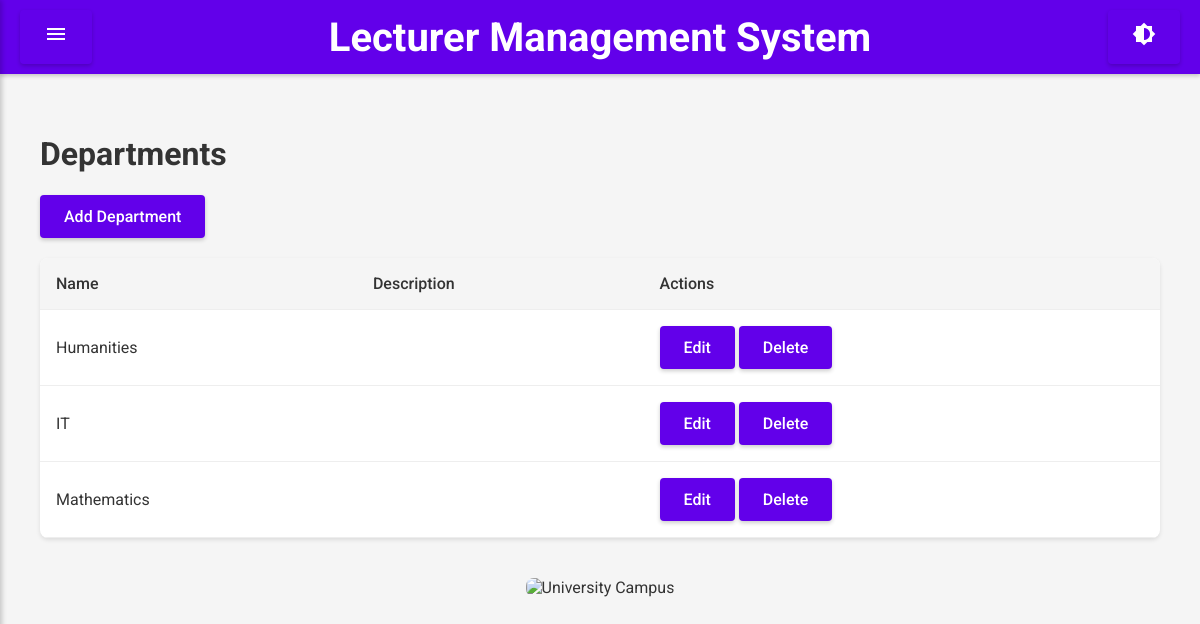
Screenshot of /departments (signed in) with the database file from the repository.
### app.py (models this page shows)
class Department(db.Model):
    id = db.Column(db.Integer, primary_key=True)
    name = db.Column(db.String(150), unique=True, nullable=False)
    description = db.Column(db.Text)
    lecturers = db.relationship('Lecturer', backref='department', lazy=True)
    students = db.relationship('Student', backref='department', lazy=True)
    courses = db.relationship('Course', backref='department', lazy=True)

### app.py (the view)
@app.route('/departments')
@login_required
def departments():
    departments = Department.query.all()
    return render_template('departments.html', departments=departments)

### app.py (called while the page is built)
@login_manager.user_loader
def load_user(user_id):
    return User.query.get(int(user_id))

### templates/departments.html (shortened to what this page needs)
{% extends "base.html" %}
{% block content %}
<h1>Departments</h1>
<a href="{{ url_for('add_department') }}" class="btn">Add Department</a>
<table>
    <thead>
        <tr>
            <th>Name</th>
            <th>Description</th>
            <th>Actions</th>
        </tr>
    </thead>
    <tbody>
        {% for department in departments %}
            <tr>
                <td>{{ department.name }}</td>
                <td>{{ department.description }}</td>
                <td>
                    <a href="#" class="btn">Edit</a>
                    <a href="#" class="btn">Delete</a>
                </td>
            </tr>
        {% endfor %}
    </tbody>
</table>
{% endblock %}

### static/css/style.css (style rules this page uses)
body { font-family: 'Roboto', sans-serif; margin: 0; padding: 0; background-color: #f5f5f5; color: #333; transition: background-color 0.3s, color 0.3s; }
h1, h2 { color: #333; }
button, .btn { background-color: #6200ea; color: white; padding: 12px 24px; border: none; border-radius: 4px; cursor: pointer; text-decoration: none; display: inline-block; font-weight: 500; elevation: 2px; box-shadow: 0 2px 4px rgba(0,0,0,0.2); transition: box-shadow 0.3s; }
table { width: 100%; border-collapse: collapse; margin-top: 20px; background-color: white; border-radius: 8px; overflow: hidden; box-shadow: 0 2px 4px rgba(0,0,0,0.1); }
th, td { padding: 16px; text-align: left; border-bottom: 1px solid #eee; }
th { background-color: #f5f5f5; font-weight: 500; }

### rows the page displays
Department: name "Humanities"
Department: name "IT"
Department: name "Mathematics"
